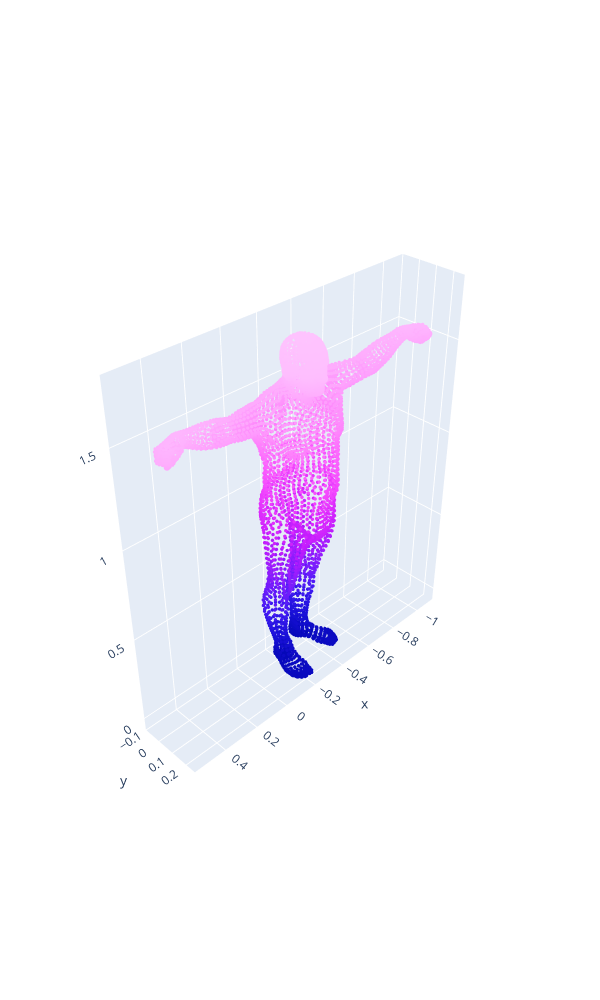

The notebook cell saved with this chart:
### Code cell
# the plot_arr function is made to plot these point clouds
utils.plot_arr(mesh.vertices)

### Figure 1 — Plotly figure (JSON) as saved in the notebook; plotly's stock layout.template omitted (floating-point values rounded to 4 significant figures; data arrays with more than 128 entries replaced by an {"elided": "..."} marker saying what was removed)
{"data": [{"marker": {"color": {"elided": "10475 float values"}, "colorscale": [[0, "#0508b8"], [0.08333, "#1910d8"], [0.1667, "#3c19f0"], [0.25, "#6b1cfb"], [0.3333, "#981cfd"], [0.4167, "#bf1cfd"], [0.5, "#dd2bfd"], [0.5833, "#f246fe"], [0.6667, "#fc67fd"], [0.75, "#fe88fc"], [0.8333, "#fea5fd"], [0.9167, "#febefe"], [1, "#fec3fe"]], "showscale": false, "size": 2}, "mode": "markers", "type": "scatter3d", "x": {"elided": "10475 float values"}, "y": {"elided": "10475 float values"}, "z": {"elided": "10475 float values"}}], "layout": {"height": 1000, "scene": {"aspectmode": "data", "camera": {"eye": {"x": 2.5, "y": 2.5, "z": 2.5}}}, "width": 600}}
